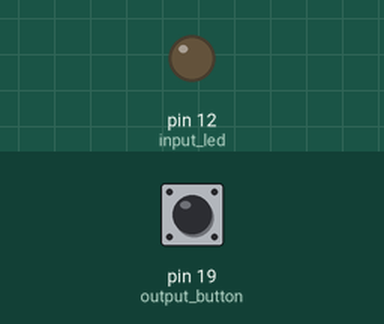
Simulated run of this program. Board: Raspberry Pi (header pin numbers). On the bench: output pins drawn as LEDs (lit = HIGH). The inputs (shaded band) are chosen by the test bench; at power-on: pin 19 (output_button) HIGH. What the program prints to the terminal is not drawn.

Above: at 1.2 s.
1.3 s: pin 19 (output_button) pulled LOW for 0.15 s
At 1.39 s:
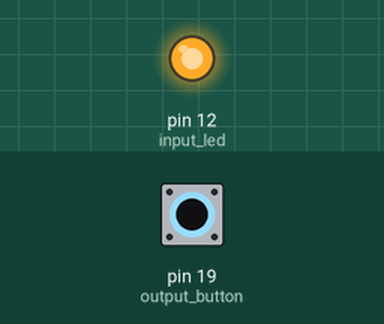
2.9 s: pin 19 (output_button) pulled LOW for 3.2 s
At 7.5 s:
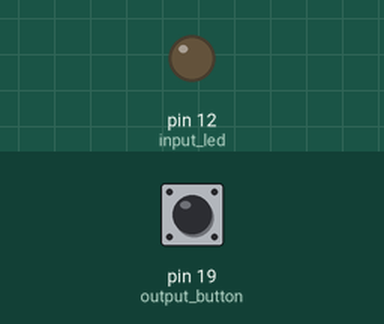
Timing chart, 0 to 9.0 s (numbered marks = the images above; inputs shaded):
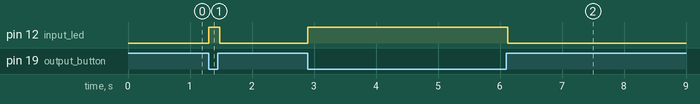

The program:

Button.py
```python
# Button.py

# Import des modules
import RPi.GPIO as GPIO
import time

class Pin:
    input_led = 12
    output_button = 19

    def __init__(self, *args, **kwargs):
        pass

pin = Pin()

print("led's input's pin: %d", pin.input_led)
print("button's output's pin: %d", pin.output_button)

# Initialisation de la numerotation et des E/S
GPIO.setmode(GPIO.BOARD)
GPIO.setup(pin.input_led, GPIO.OUT, initial=GPIO.LOW)
GPIO.setup(pin.output_button, GPIO.IN)

# Si on detecte un appui sur le bouton, on allume la LED
# et on attend que le bouton soit relache
while True:
    state = GPIO.input(pin.output_button)
    if not state:
        # on a appuye sur le bouton connecte sur la broche 19
        GPIO.output(pin.input_led, GPIO.HIGH)
        while not state:
            state = GPIO.input(pin.output_button)
            time.sleep(0.02)  # Pause pour ne pas saturer le processeur
        GPIO.output(pin.input_led, GPIO.LOW)
    time.sleep(0.02)  # Pause pour ne pas saturer le processeur
```

Measured:
- after the input at 1.3 s, pin 12 (input_led): LOW → HIGH at once, → LOW 0.18 s later
- after the input at 2.9 s, pin 12 (input_led): LOW → HIGH at once, → LOW 3.2 s later
